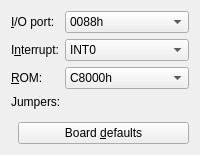
     <widget class="QWidget" name="snd26Tab">
      <attribute name="title">
       <string notr="true">26K</string>
      </attribute>
      <layout class="QVBoxLayout" name="snd26TabLayout">
       <item>
        <layout class="QFormLayout" name="snd26TabForm">
         <item row="0" column="0">
          <widget class="QLabel" name="SND26IOLabel">
           <property name="text">
            <string>&amp;I/O port:</string>
           </property>
           <property name="buddy">
            <cstring>SND26IO</cstring>
           </property>
          </widget>
         </item>
         <item row="0" column="1">
          <widget class="QComboBox" name="SND26IO">
           <item>
            <property name="text">
             <string notr="true">0088h</string>
            </property>
           </item>
           <item>
            <property name="text">
             <string notr="true">0188h</string>
            </property>
           </item>
          </widget>
         </item>
         <item row="1" column="0">
          <widget class="QLabel" name="SND26INTLabel">
           <property name="text">
            <string>I&amp;nterrupt:</string>
           </property>
           <property name="buddy">
            <cstring>SND26INT</cstring>
           </property>
          </widget>
         </item>
         <item row="1" column="1">
          <widget class="QComboBox" name="SND26INT">
           <item>
            <property name="text">
             <string notr="true">INT0</string>
            </property>
           </item>
           <item>
            <property name="text">
             <string notr="true">INT41</string>
            </property>
           </item>
           <item>
            <property name="text">
             <string notr="true">INT5</string>
            </property>
           </item>
           <item>
            <property name="text">
             <string notr="true">INT6</string>
            </property>
           </item>
          </widget>
         </item>
         <item row="2" column="0">
          <widget class="QLabel" name="SND26ROMLabel">
           <property name="text">
            <string>&amp;ROM:</string>
           </property>
           <property name="buddy">
            <cstring>SND26ROM</cstring>
           </property>
          </widget>
         </item>
         <item row="2" column="1">
          <widget class="QComboBox" name="SND26ROM">
           <item>
            <property name="text">
             <string notr="true">C8000h</string>
            </property>
           </item>
           <item>
            <property name="text">
             <string notr="true">CC000h</string>
            </property>
           </item>
           <item>
            <property name="text">
             <string notr="true">D0000h</string>
            </property>
           </item>
           <item>
            <property name="text">
             <string notr="true">D4000h</string>
            </property>
           </item>
           <item>
            <property name="text">
             <string>Not connected</string>
            </property>
           </item>
          </widget>
         </item>
        </layout>
       </item>
       <item>
        <layout class="QHBoxLayout" name="snd26TabDipRow">
         <item>
          <widget class="QLabel" name="snd26JumperLabel">
           <property name="text">
            <string>Jumpers:</string>
           </property>
          </widget>
         </item>
         <item>
          <widget class="DipSwView" name="snd26Jumper"/>
         </item>
         <item>
          <spacer name="snd26JumperSpacer">
           <property name="orientation">
            <enum>Qt::Horizontal</enum>
           </property>
          </spacer>
         </item>
        </layout>
       </item>
       <item>
        <spacer name="snd26TabSpacer">
         <property name="orientation">
          <enum>Qt::Vertical</enum>
         </property>
        </spacer>
       </item>
       <item>
        <layout class="QHBoxLayout" name="snd26TabButtons">
         <item>
          <spacer name="snd26TabButtonSpacer">
           <property name="orientation">
            <enum>Qt::Horizontal</enum>
           </property>
          </spacer>
         </item>
         <item>
          <widget class="QPushButton" name="snd26TabDefaults">
           <property name="text">
            <string>Board &amp;defaults</string>
           </property>
          </widget>
         </item>
        </layout>
       </item>
      </layout>
     </widget>
